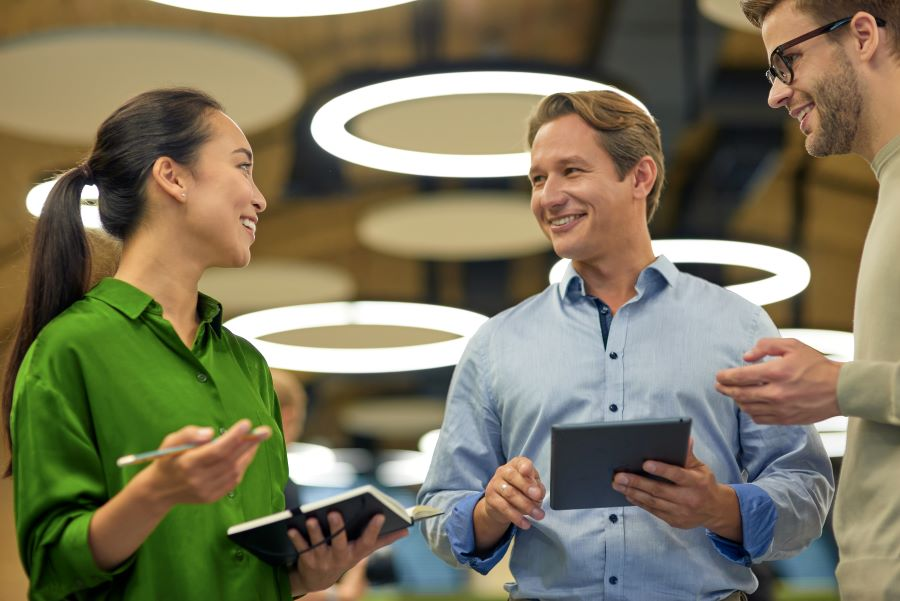
#> input picture Exercices/Data/image_02.jpg, 900 x 601 px
$ python 01_07_ajouter_un_dessin_dans_une_image.py
#> lines starting #> are read from the running program, lines starting #| are printed output that depends on the picture
import numpy as np
import cv2


img = cv2.imread("../../Data/image_02.jpg")
#> img is the input picture: shape (601, 900, 3); mean B, G, R 92.5, 117.4, 123.1
cv2.namedWindow("Faces")

# OpenCV uses BGR format instead of RGB
color_1 = (0,0,255) # Red color in BGR
color_2 = (0,255,0) # Green color in BGR
color_3 = (255,0,0) # Blue color in BGR
line_width = 3
radius = 110
point_1 = (185,215)
point_2 = (520,100)
point_3 = (670,300)
point_4 = (735,0)
point_5 = (900,185)

img = cv2.resize(img, (900,700))
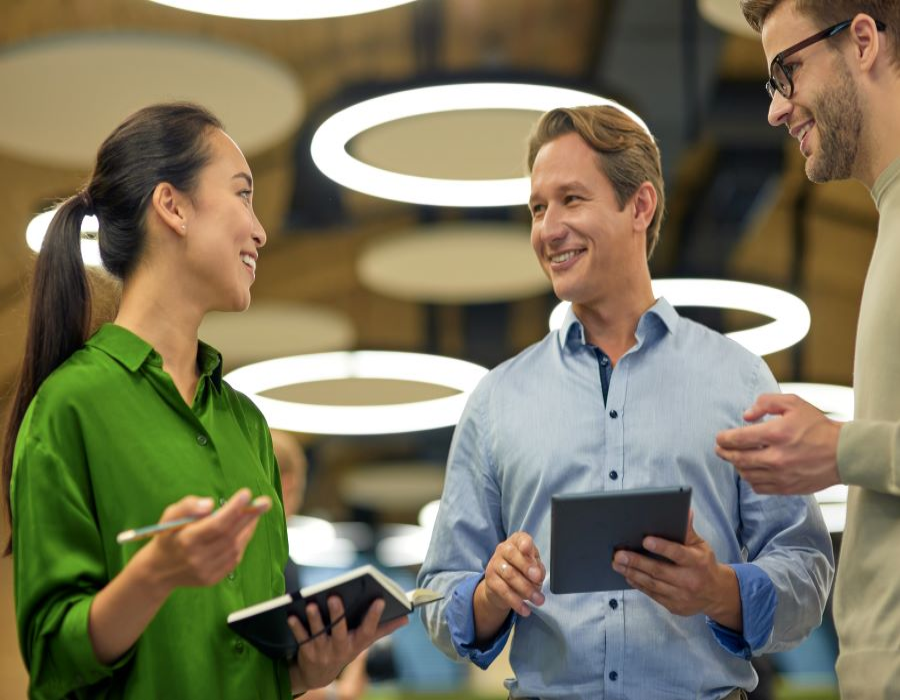
#> img: shape (700, 900, 3); mean B, G, R 92.4, 117.3, 123
cv2.circle(img, point_1, radius, color_1, line_width)
cv2.rectangle(img, point_2, point_3, color_2, line_width)
cv2.rectangle(img, point_4, point_5, color_3, line_width)
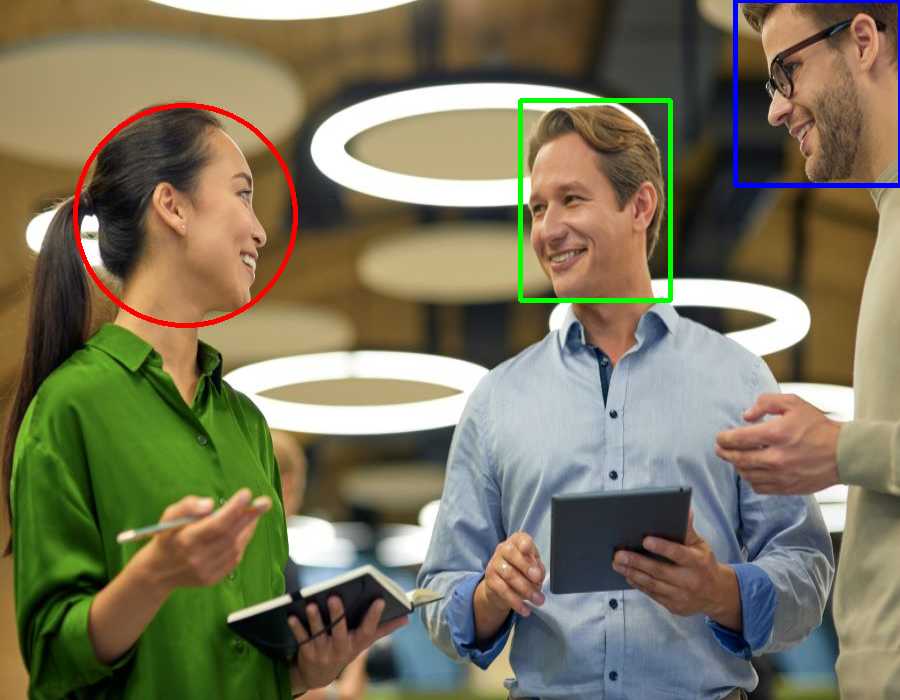
#> img: shape (700, 900, 3); mean B, G, R 92.2, 117.1, 122.6
cv2.imshow("Faces", img)
cv2.moveWindow("Faces", 0, 0)

cv2.waitKey(0)

cv2.imwrite("image_02_opencv.jpg", img)

cv2.destroyAllWindows()

$ run again, with Exercices/Data/image_00.jpg copied over Exercices/Data/image_02.jpg
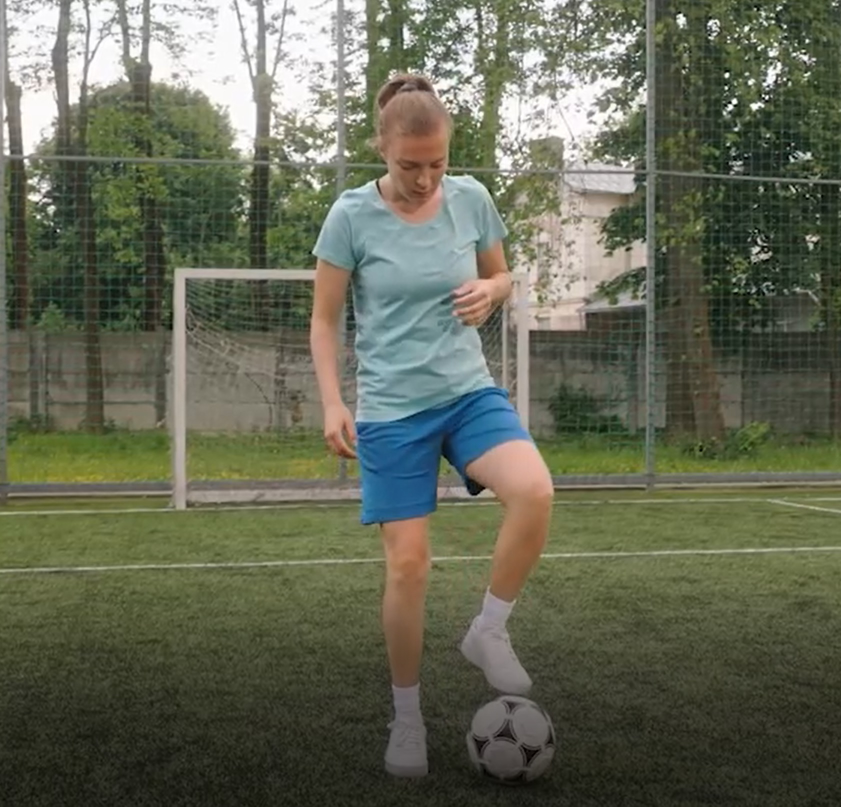
#> input picture Exercices/Data/image_00.jpg, 1682 x 1613 px (shown at 1/2 size)
#> img is the input picture: shape (1613, 1682, 3); mean B, G, R 85.4, 103.7, 100.1
#> `img = cv2.resize(img, (900,700))`:
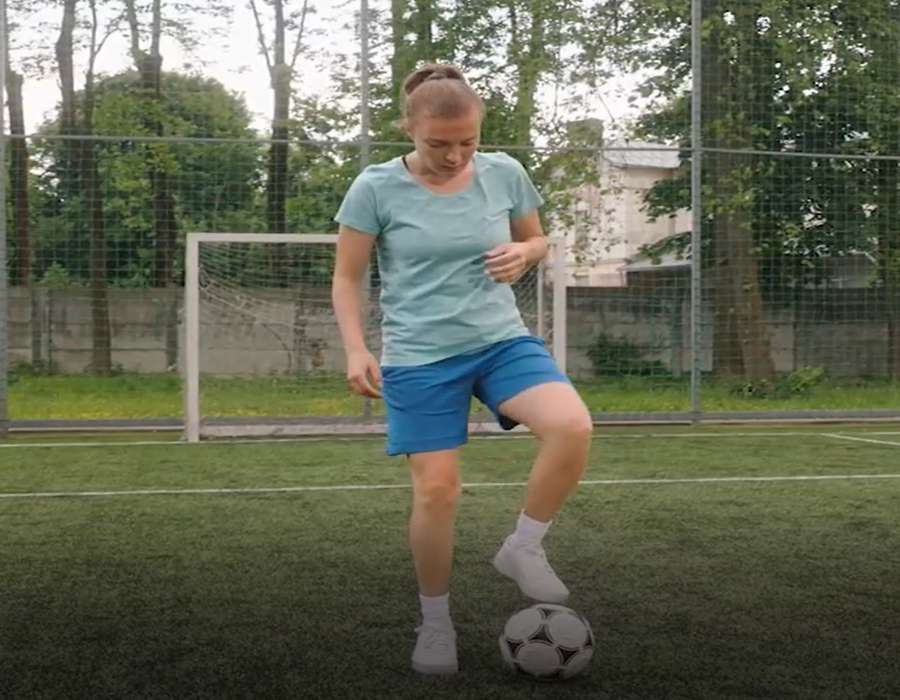
#> img: shape (700, 900, 3); mean B, G, R 85.3, 103.6, 100
#> `cv2.rectangle(img, point_4, point_5, color_3, line_width)`:
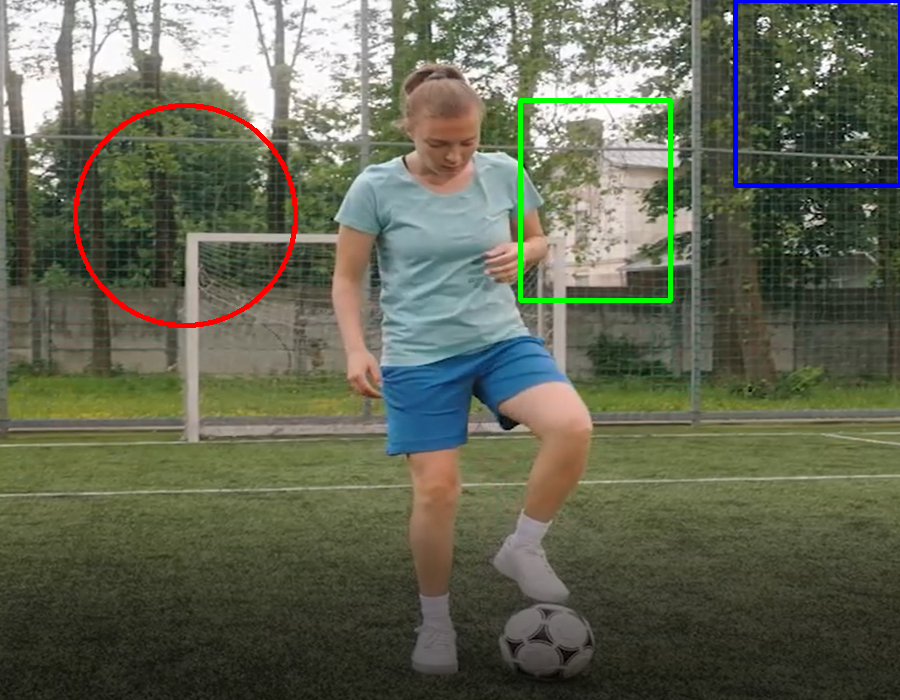
#> img: shape (700, 900, 3); mean B, G, R 85, 103.5, 99.9

$ run again, with Exercices/Data/image_01.jpg copied over Exercices/Data/image_02.jpg
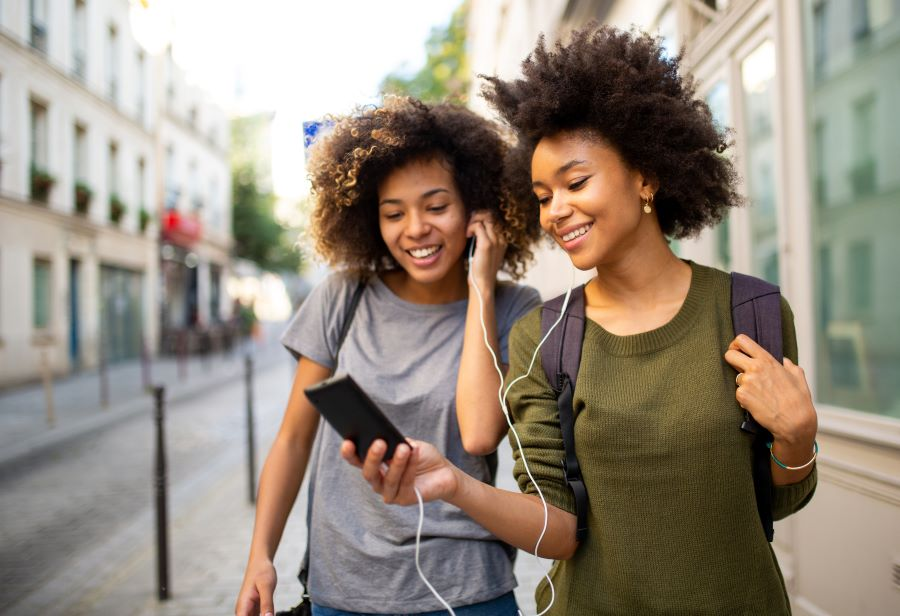
#> input picture Exercices/Data/image_01.jpg, 900 x 616 px
#> img is the input picture: shape (616, 900, 3); mean B, G, R 125.8, 138.9, 149.8
#> `img = cv2.resize(img, (900,700))`:
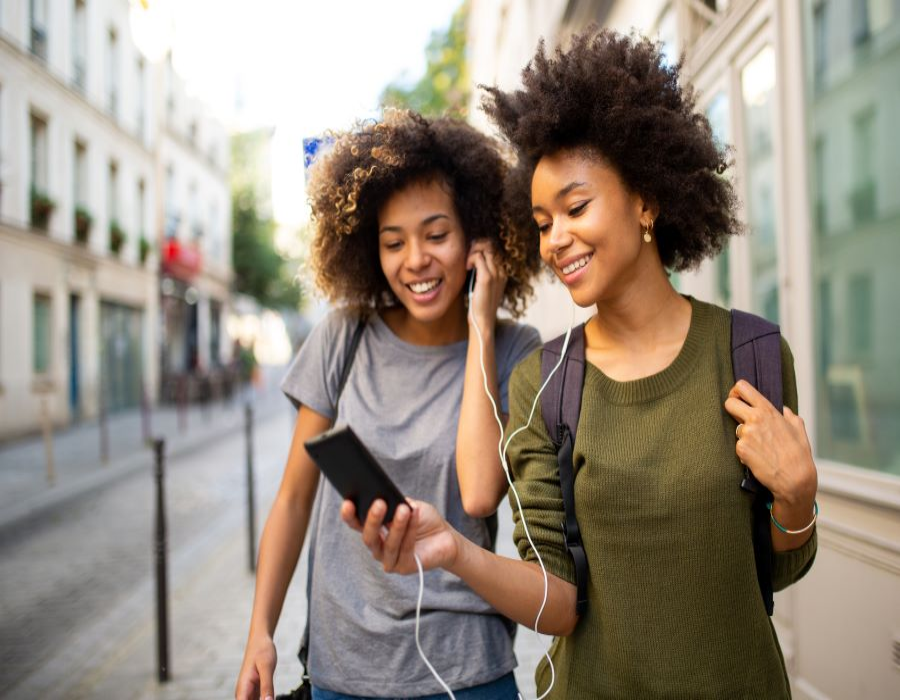
#> img: shape (700, 900, 3); mean B, G, R 125.7, 138.9, 149.7
#> `cv2.rectangle(img, point_4, point_5, color_3, line_width)`:
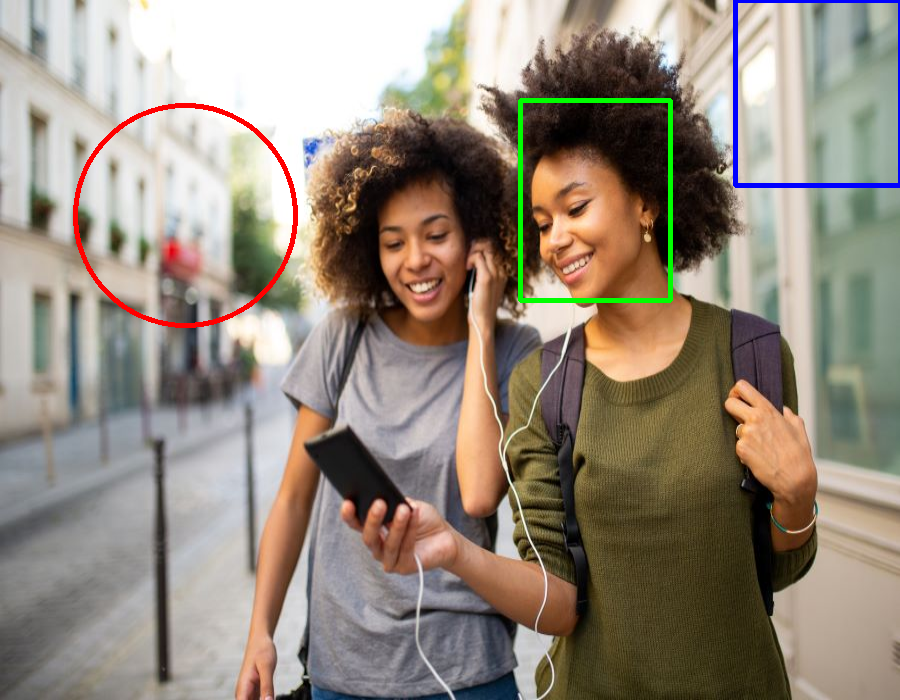
#> img: shape (700, 900, 3); mean B, G, R 124.9, 138.2, 148.9

$ run again, with Exercices/Data/image_03.jpg copied over Exercices/Data/image_02.jpg
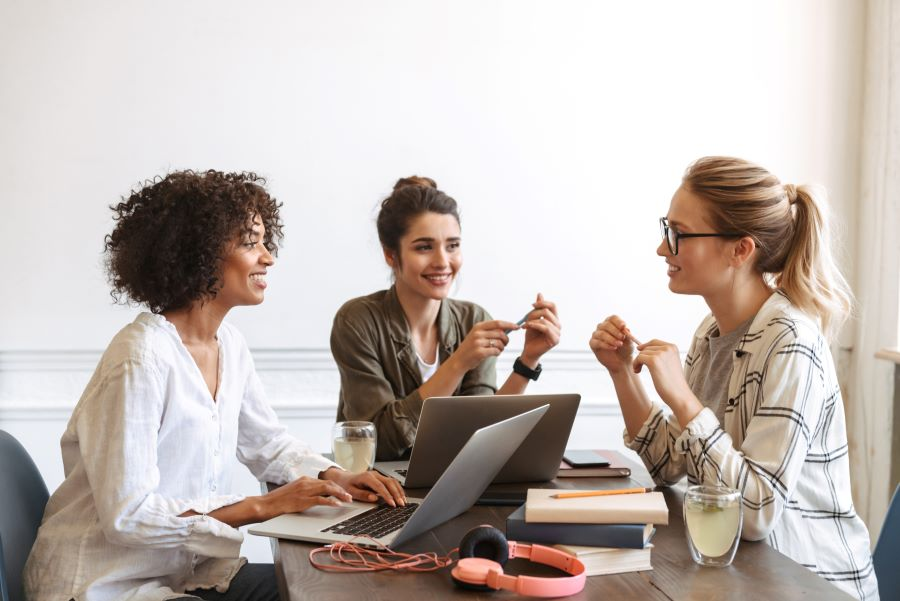
#> input picture Exercices/Data/image_03.jpg, 900 x 601 px
#> img is the input picture: shape (601, 900, 3); mean B, G, R 177.8, 183.3, 193.7
#> `img = cv2.resize(img, (900,700))`:
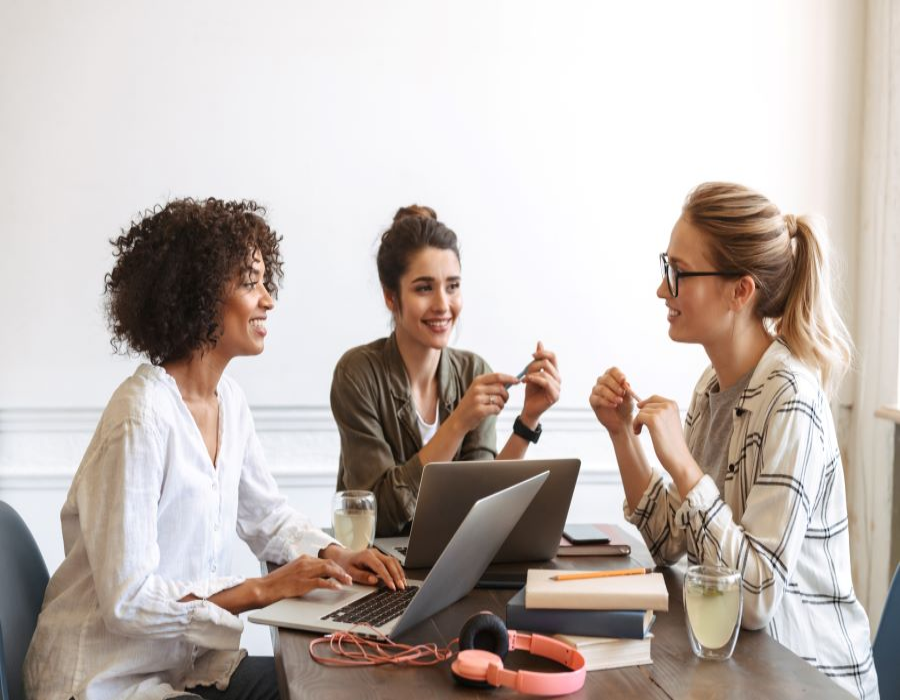
#> img: shape (700, 900, 3); mean B, G, R 177.8, 183.3, 193.6
#> `cv2.rectangle(img, point_4, point_5, color_3, line_width)`:
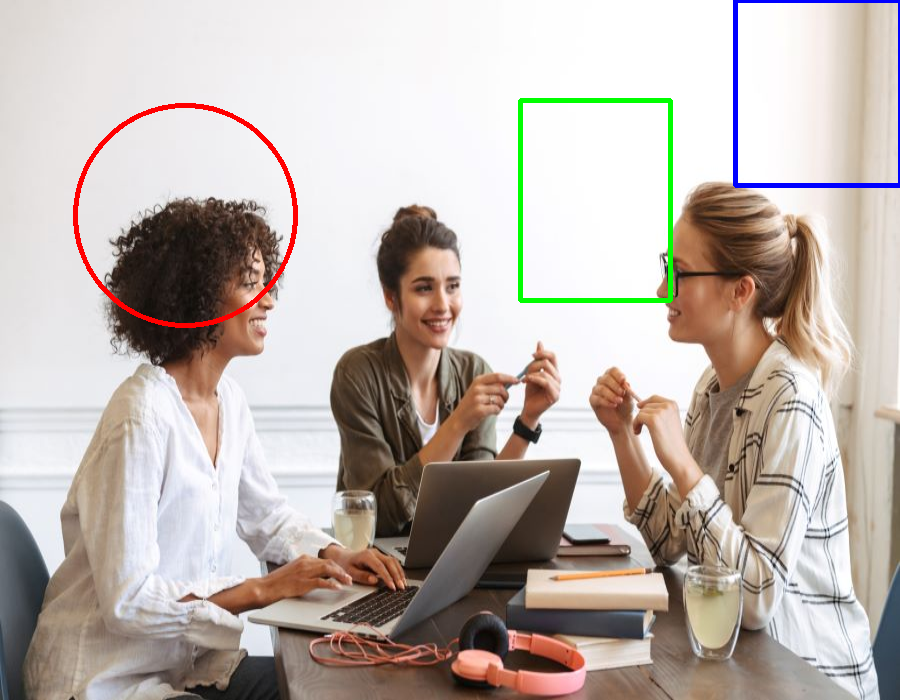
#> img: shape (700, 900, 3); mean B, G, R 175.5, 181.3, 191.6
